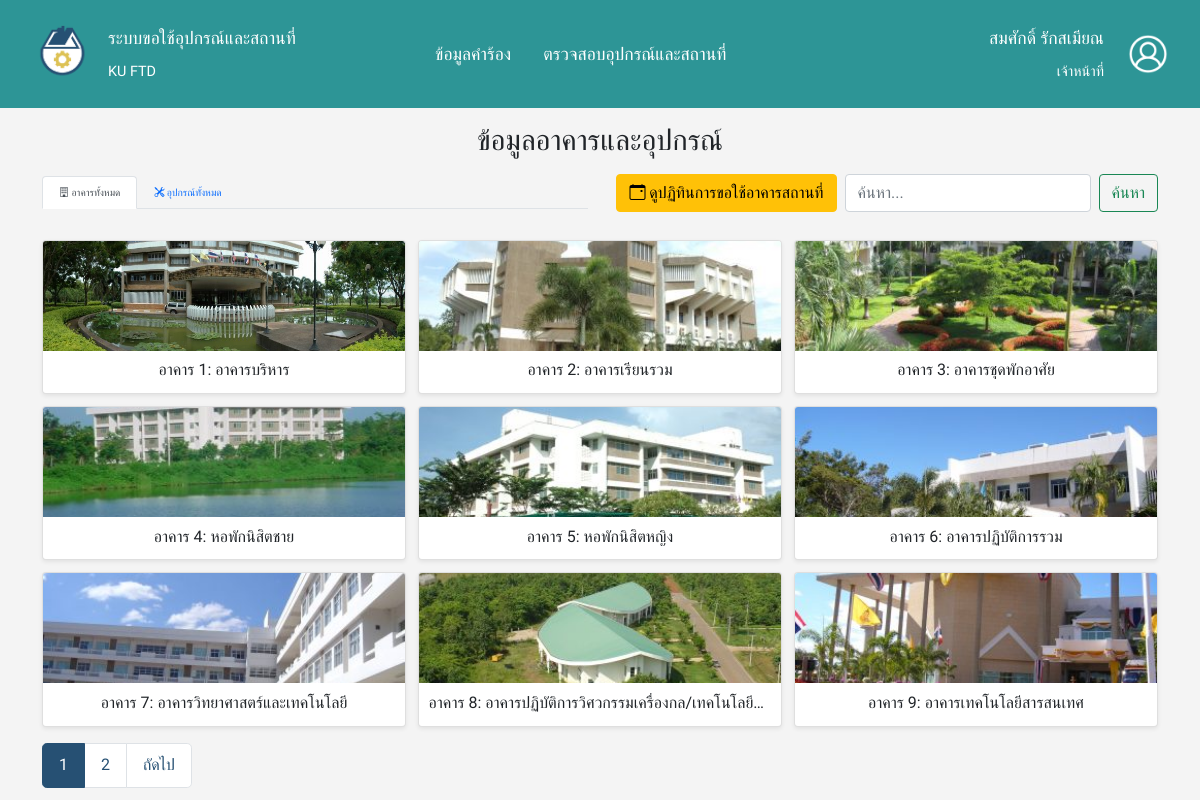
Screenshot of /user-data_view-page.php (signed in) with the database file from the repository.
### tables this page shows
CREATE TABLE `buildings` (
  `building_id` varchar(2) NOT NULL,
  `building_name` varchar(255) NOT NULL,
  `building_pic` varchar(255) NOT NULL
);

### php/user_data-view.php (called while the page is built, shortened)
<?php
include 'database/database.php';
$items_per_page = 9;
$current_page = isset($_GET['page']) ? (int)$_GET['page'] : 1;
$offset = ($current_page - 1) * $items_per_page;
$search_query = isset($_GET['search']) ? trim($_GET['search']) : '';
$search_param = '%' . $search_query . '%';
$mode = isset($_GET['mode']) ? $_GET['mode'] : 'buildings';
$data = [];
$total_items = 0;
try {
    if ($mode == 'buildings') {
        $sql_count = "SELECT COUNT(DISTINCT b.building_id)
                    FROM buildings b
                    LEFT JOIN facilities f ON b.building_id = f.building_id
                    WHERE b.building_name LIKE ? OR f.facility_name LIKE ?";
        $stmt_count = $conn->prepare($sql_count);
        $stmt_count->bind_param("ss", $search_param, $search_param);
        $stmt_count->execute();
        $stmt_count->bind_result($total_items);
        $sql_data = "SELECT
                        b.building_id,
                        b.building_name,
                        b.building_pic,
                        GROUP_CONCAT(
                            CASE
                                WHEN f.facility_name LIKE ? THEN f.facility_name
                                ELSE NULL
                            END
                            SEPARATOR ', '
                        ) AS matched_facilities
                    FROM buildings b
                    LEFT JOIN facilities f ON b.building_id = f.building_id
                    WHERE b.building_name LIKE ? OR f.facility_name LIKE ?
                    GROUP BY b.building_id, b.building_name, b.building_pic
                    ORDER BY CAST(b.building_id AS UNSIGNED) ASC
                    LIMIT ? OFFSET ?";
        $stmt_data = $conn->prepare($sql_data);
        $stmt_data->bind_param("sssii", $search_param, $search_param, $search_param, $items_per_page, $offset);
        $stmt_data->execute();
        $result_data = $stmt_data->get_result();
        while ($row = $result_data->fetch_assoc()) {
            $data[] = $row;
        }
    }
} catch (Exception $e) {
    error_log("Database Error: " . $e->getMessage());
}
$total_pages = ceil($total_items / $items_per_page);
?>

### user-data_view-page.php (the view, shortened to what this page needs)
<?php
include 'database/database.php';
require_once 'php/user_data-view.php';
$user_THname = htmlspecialchars($_SESSION['user_display_THname'] ?? 'N/A');
$user_THsur = htmlspecialchars($_SESSION['user_display_THsur'] ?? 'N/A');
$user_role = htmlspecialchars($_SESSION['role'] ?? 'N/A');
?>
<!DOCTYPE html>
<html lang="th">
<head>
    <?php include 'header.php'?>
    <link href='https://cdn.jsdelivr.net/npm/fullcalendar@5.11.3/main.min.css' rel='stylesheet' />
</head>
<body>
    <nav class="navbar navbar-dark navigator">
        <div class="container-fluid">
            <div class="d-flex align-items-center gap-3">
                <a href="user-project-page.php">
                    <img src="./images/logo.png" class="img-fluid logo" alt="Logo">
                </a>
                <div class="d-flex flex-column">
                    <span class="navbar-brand mb-0 fs-5 fs-md-4">ระบบขอใช้อุปกรณ์และสถานที่</span>
                    <span class="navbar-brand mb-0 fs-6 fs-md-5">KU FTD</span>
                </div>
            </div>
            <div class="d-flex flex-wrap gap-3 mx-auto">
                <a class="navbar-brand mb-0 fs-5 fs-md-4" href="user-project-page.php">ข้อมูลคำร้อง</a>
                <a class="navbar-brand mb-0 fs-5 fs-md-4" href="user-data_view-page.php">ตรวจสอบอุปกรณ์และสถานที่</a>
            </div>
            <div class="d-flex align-items-center ms-auto gap-2">
                <div class="d-flex flex-column text-end">
                    <span class="navbar-brand mb-0 fs-5 fs-md-4"><?php echo $user_THname . ' ' . $user_THsur; ?></span>
                    <span class="navbar-brand mb-0 fs-6 fs-md-5"><?php echo $user_role; ?></span>
                </div>
                <a href="user-profile-page.php">
                    <img src="./images/user_button.png" class="img-fluid logo" style="width:40px; height:40px; object-fit:cover;" alt="User Button">
                </a>
            </div>
        </div>
    </nav>
    <div class="container mt-0">
        <h1 class="mb-3 text-center">ข้อมูลอาคารและอุปกรณ์</h1>
        <div class="row mb-3 align-items-center">
            <div class="col-md-6">
                <ul class="nav nav-tabs">
                    <li class="nav-item">
                        <a class="nav-link <?php echo ($mode == 'buildings' || $mode == 'building_detail' || $mode == 'facility_detail') ? 'active' : ''; ?>" aria-current="page" href="?mode=buildings">
                            <i class="bi bi-building"></i> อาคารทั้งหมด
                        </a>
                    </li>
                    <li class="nav-item">
                        <a class="nav-link <?php echo ($mode == 'equipment' || $mode == 'equip_detail') ? 'active' : ''; ?>" href="?mode=equipment">
                            <i class="bi bi-tools"></i> อุปกรณ์ทั้งหมด
                        </a>
                    </li>
                </ul>
            </div>
            <div class="col-md-6">
                <div class="d-flex justify-content-end">
                    <?php if ($mode == 'buildings' || $mode == 'building_detail'): ?>
                        <button type="button" class="btn btn-warning me-2" data-bs-toggle="modal" data-bs-target="#calendarModal">
                            <i class="bi bi-calendar-event"></i> ดูปฏิทินการขอใช้อาคารสถานที่
                        </button>
                    <?php endif; ?>
                    <form class="d-flex" action="" method="GET">
                        <input class="form-control me-2" type="search" placeholder="ค้นหา..." aria-label="Search" name="search" value="<?php echo htmlspecialchars($search_query); ?>">
                            <button class="btn btn-outline-success" type="submit">ค้นหา</button>
                    </form>
                </div>
            </div>
        </div>
        <?php
        if ($mode == 'facility_detail' && $detail_item):
            $back_link = '?mode=building_detail&building_id=' . htmlspecialchars($detail_item['building_id']);
        ?>
            <div class="card p-3 my-3">
                <h2 class="card-title mb-3">รายละเอียดสถานที่: <?php echo htmlspecialchars($detail_item['facility_name']); ?></h2>
                <div class="row">
                    <div class="col-12 col-md-4 text-center">
                        <?php if ($detail_item['facility_pic'] && file_exists($detail_item['facility_pic'])): ?>
                            <img src="<?php echo htmlspecialchars($detail_item['facility_pic']); ?>" class="detail-img img-fluid" alt="Facility Picture">
                        <?php else: ?>
                            <img src="./images/placeholder.png" class="detail-img img-fluid" alt="No Image">
                        <?php endif; ?>
                    </div>
                    <div class="col-12 col-md-8 details-text">
                        <p class="mb-1"><strong>ชื่อสถานที่:</strong> <?php echo htmlspecialchars($detail_item['facility_name']); ?></p>
                        <p class="mb-1"><strong>รายละเอียด:</strong> <?php echo nl2br(htmlspecialchars($detail_item['facility_des'])); ?></p>
                        <p class="mb-1"><strong>อาคาร:</strong> <?php echo htmlspecialchars($detail_item['building_id']); ?></p>
                        <p class="mb-1"><strong>ชื่ออาคาร:</strong> <?php echo htmlspecialchars($detail_item['building_name']); ?></p>
                    </div>
                </div>
                <div class="d-flex justify-content-start mt-3">
                    <a href="<?php echo htmlspecialchars($back_link); ?>" class="btn btn-secondary">ย้อนกลับ</a>
                </div>
            </div>
        <?php
        else:
            if (empty($data)):
        ?>
                <div class="alert alert-info text-center mt-4">
                    <?php if (!empty($search_query)): ?>
                        ไม่พบข้อมูลที่คุณค้นหา "<?php echo htmlspecialchars($search_query); ?>"
                    <?php else: ?>
                        <?php if ($mode == 'buildings'): ?>
                            ยังไม่มีข้อมูลอาคารในระบบ
                        <?php elseif ($mode == 'equipment'): ?>
                            ยังไม่มีข้อมูลอุปกรณ์ในระบบ
                        <?php elseif ($mode == 'building_detail' && $detail_item): ?>
                            ยังไม่มีข้อมูลสถานที่ในอาคาร "<?php echo htmlspecialchars($detail_item['building_name']); ?>"
                        <?php endif; ?>
                    <?php endif; ?>
                </div>
        <?php
            else:
        ?>
                <div class="row row-cols-1 row-cols-sm-2 row-cols-md-2 row-cols-lg-3 g-2 mt-0">
                    <?php foreach ($data as $item): ?>
                        <div class="col">
                            <div class="card h-100 shadow-sm">
                                <?php
                                $img_src = './images/placeholder.png';
                                $item_name = '';
                                $link_href = '#';
                                if ($mode == 'buildings') {
                                    $img_src = ($item['building_pic'] && file_exists($item['building_pic'])) ? htmlspecialchars($item['building_pic']) : $img_src;
                                    $item_name = htmlspecialchars($item['building_name']);
                                    $link_href = '?mode=building_detail&building_id=' . htmlspecialchars($item['building_id']);
                                } elseif ($mode == 'equipment') {
                                    $img_src = ($item['equip_pic'] && file_exists($item['equip_pic'])) ? htmlspecialchars($item['equip_pic']) : $img_src;
                                    $item_name = htmlspecialchars($item['equip_name']);
                                    $link_href = '?mode=equip_detail&equip_id=' . htmlspecialchars($item['equip_id']);
                                } elseif ($mode == 'building_detail') {
                                    $img_src = ($item['facility_pic'] && file_exists($item['facility_pic'])) ? htmlspecialchars($item['facility_pic']) : $img_src;
                                    $item_name = htmlspecialchars($item['facility_name']);
                                    $link_href = '?mode=facility_detail&facility_id=' . htmlspecialchars($item['facility_id']);
                                }
                                ?>
                                <a href="<?php echo $link_href; ?>" class="card-img-link">
                                    <img src="<?php echo $img_src; ?>" class="card-img-top" alt="<?php echo $item_name; ?>">
                                </a>
                                <div class="card-body d-flex flex-column">
                                    <?php if ($mode == 'buildings'): ?>
                                        <h5 class="card-title text-center">
                                            อาคาร <?php echo htmlspecialchars($item['building_id']); ?>: <?php echo htmlspecialchars($item['building_name']); ?>
                                        </h5>
                                    <?php else:  ?>
                                        <h5 class="card-title text-center"><?php echo $item_name; ?></h5>
                                    <?php endif; ?>
                                </div>
                            </div>
                        </div>
                    <?php endforeach; ?>
                </div>
                <nav aria-label="Page navigation" class="pagination-container mt-2 mb-0">
                    <ul class="pagination pagination-lg">
                        <?php for ($i = 1; $i <= $total_pages; $i++): ?>
                            <li class="page-item <?php echo ($i == $current_page) ? 'active' : ''; ?>">
                                <a class="page-link" href="?mode=<?php echo htmlspecialchars($mode); ?>&page=<?php echo $i; ?><?php echo !empty($search_query) ? '&search=' . htmlspecialchars($search_query) : ''; ?><?php echo ($mode == 'building_detail' && isset($_GET['building_id'])) ? '&building_id=' . htmlspecialchars($_GET['building_id']) : ''; ?>">
                                    <?php echo $i; ?>
                                </a>
                            </li>
                        <?php endfor; ?>
                        <?php if ($current_page < $total_pages): ?>
                            <li class="page-item">
                                <a class="page-link" href="?mode=<?php echo htmlspecialchars($mode); ?>&page=<?php echo $current_page + 1; ?><?php echo !empty($search_query) ? '&search=' . htmlspecialchars($search_query) : ''; ?><?php echo ($mode == 'building_detail' && isset($_GET['building_id'])) ? '&building_id=' . htmlspecialchars($_GET['building_id']) : ''; ?>">ถัดไป</a>
                            </li>
                        <?php endif; ?>
                    </ul>
                </nav>
        <?php
            endif;
        endif;
        ?>
    </div>
</body>
</html>

### style.css (style rules this page uses)
body { font-size: 10px; font-family: "Kanit", sans-serif; font-style: normal; font-weight: 400; }
.navigator { background-color: #2D9596; flex-shrink: 0; padding: 20px; }
.logo { width: 80px; height: auto; }
html, body { height: 100%; margin: 0; padding: 0; overflow: hidden; display: flex; flex-direction: column; background-color: #f4f4f4; }
.navigator .navbar-brand.fs-5 { font-size: 1.1rem !important; }
.navigator .navbar-brand.fs-6 { font-size: 0.9rem !important; }
.navigator .logo { width: 60px; height: 60px; object-fit: cover; }
.navigator .navbar-brand { color: white; }
.navigator .img-fluid.logo[style*="width:40px"] { width: 40px !important; height: 40px !important; }
.container { flex-grow: 1; overflow-y: auto; padding-top: 15px; padding-bottom: 15px; }
.card-title { font-size: 1.0rem; margin-bottom: 0.25rem; white-space: nowrap; overflow: hidden; text-overflow: ellipsis; }
.card-img-top { width: 100%; height: 110px; object-fit: cover; }
.card-body { padding: 0.6rem; }
.pagination .page-link { padding: 0.6rem 1.0rem; font-size: 1.0rem; }
.pagination-container { margin-top: 1rem !important; }
.pagination .page-item .page-link { color: #265073; background-color: #fff; border-color: #dee2e6; transition: all 0.2s ease-in-out; }
.pagination .page-item.active .page-link { color: #fff; background-color: #265073; border-color: #265073; }
.row.g-2 { --bs-gutter-x: 0.75rem; --bs-gutter-y: 0.75rem; }
h1 { margin-bottom: 0.75rem !important; font-size: 1.8rem; }
.card .card-img-link { display: block; text-decoration: none; cursor: pointer; transition: transform 0.2s ease-in-out; }

### rows the page displays
buildings: building_pic (picture), building_id "1", building_name "อาคารบริหาร"
buildings: building_pic (picture), building_id "2", building_name "อาคารเรียนรวม"
buildings: building_pic (picture), building_id "3", building_name "อาคารชุดพักอาศัย"
buildings: building_pic (picture), building_id "4", building_name "หอพักนิสิตชาย"
buildings: building_pic (picture), building_id "5", building_name "หอพักนิสิตหญิง"
buildings: building_pic (picture), building_id "6", building_name "อาคารปฏิบัติการรวม"
buildings: building_pic (picture), building_id "7", building_name "อาคารวิทยาศาสตร์และเทคโนโลยี"
buildings: building_pic (picture), building_id "8", building_name "อาคารปฏิบัติการวิศวกรรมเครื่องกล/เทคโนโลยี…"
buildings: building_pic (picture), building_id "9", building_name "อาคารเทคโนโลยีสารสนเทศ"

### other values shown
$user_THname "สมศักดิ์"
$user_THsur "รักสเมียณ"
$user_role "เจ้าหน้าที่"
